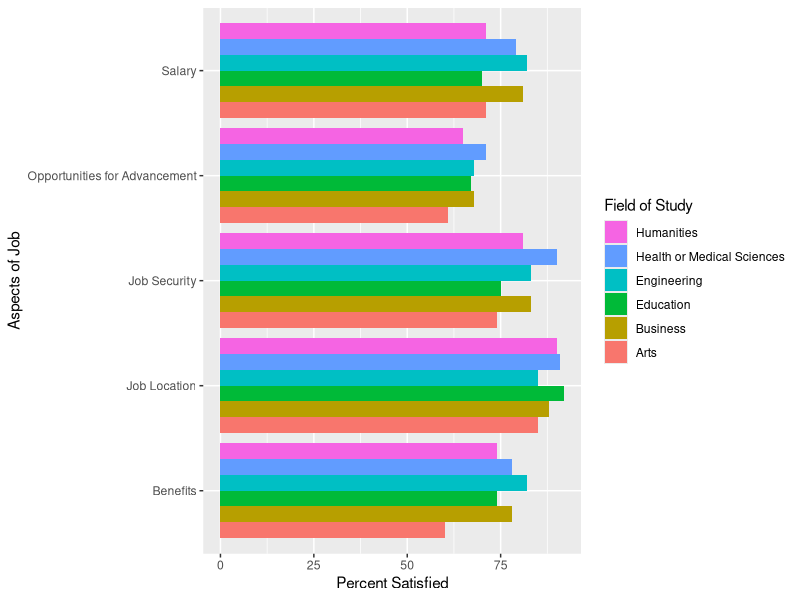
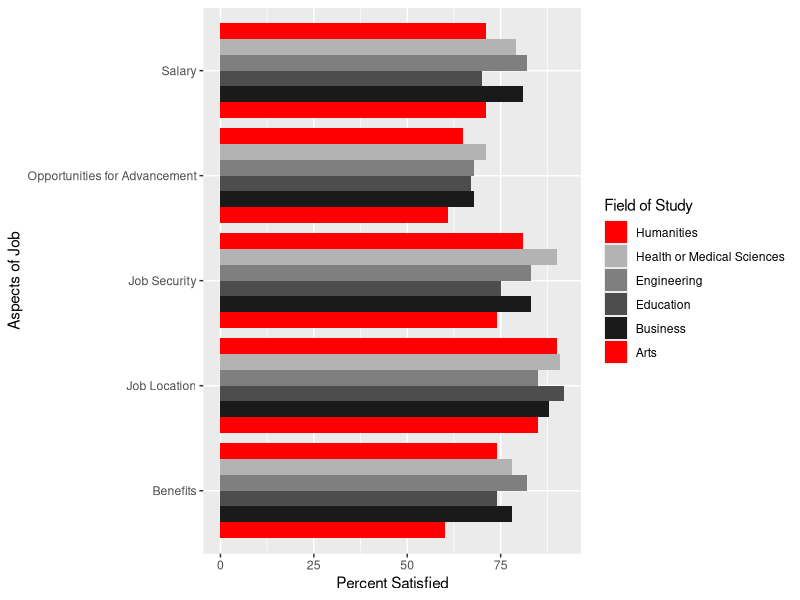
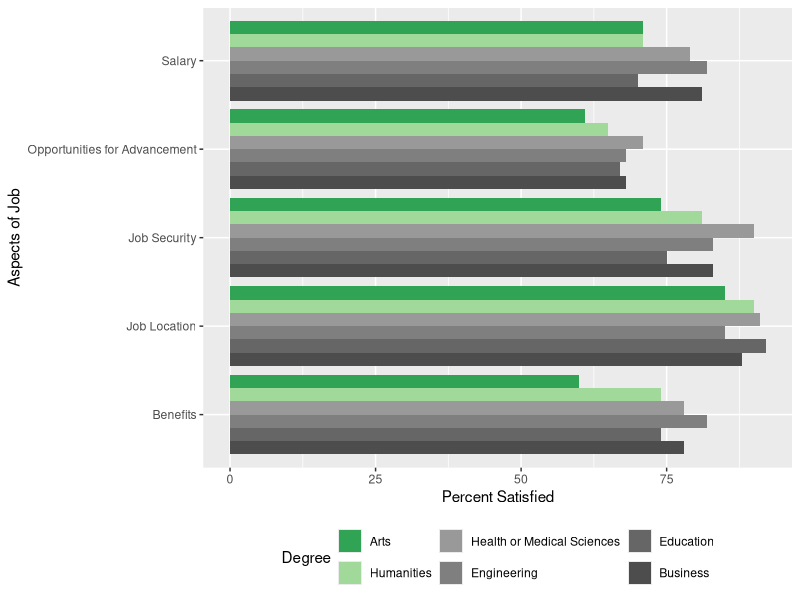
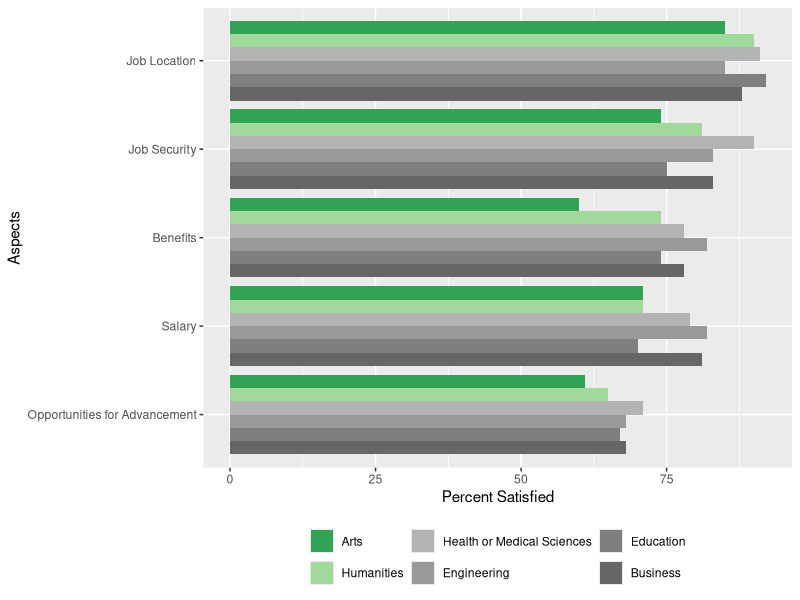
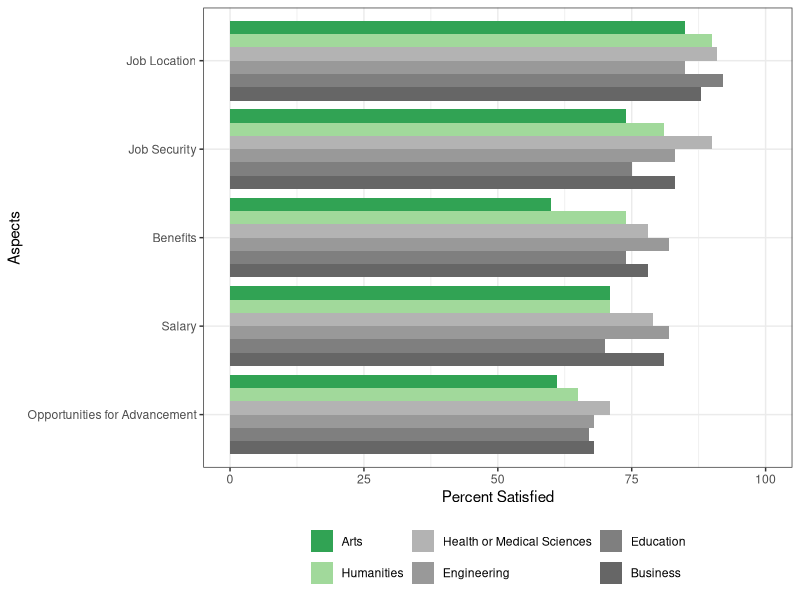
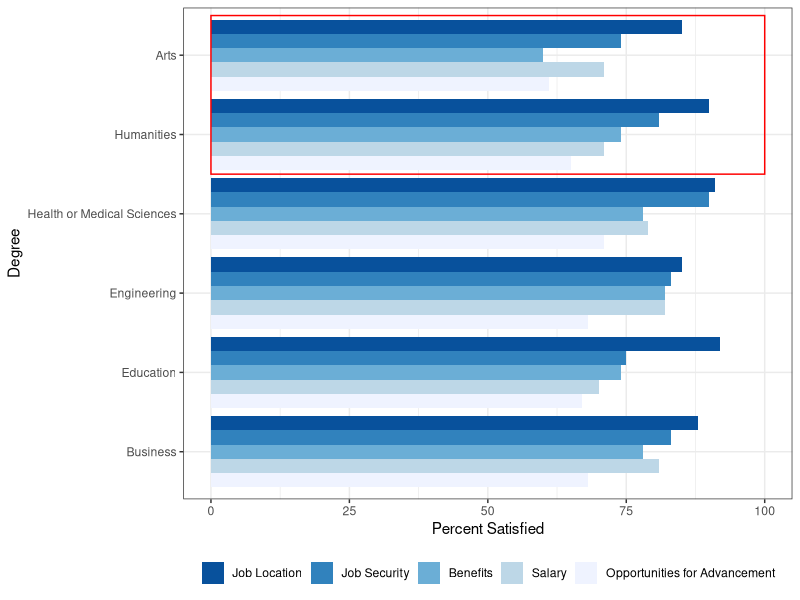
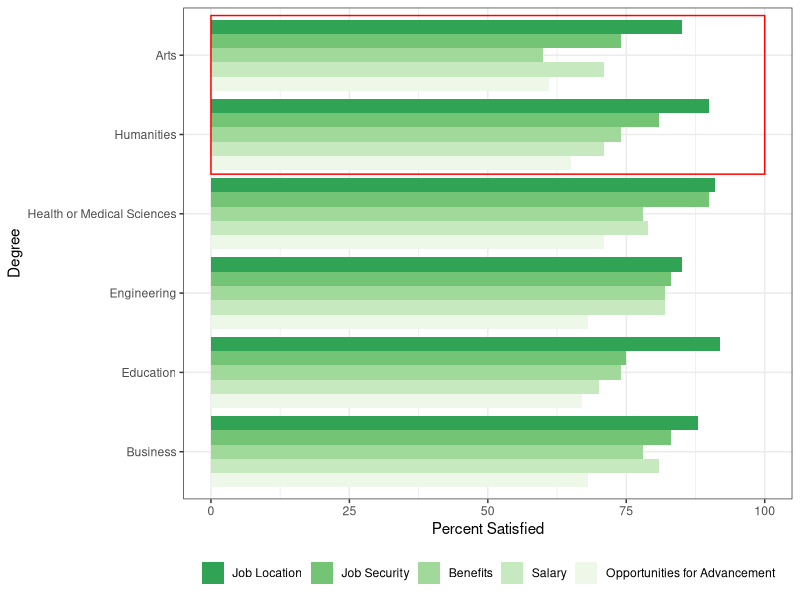

The R source for these figures, in order:
## ---- chunk 1
library(tidyverse)
## ---- chunk 2
employed_and_happy <- read_csv("employed_and_happy.csv")
employed_and_happy
## ---- chunk 3
ggplot(employed_and_happy) +
  geom_bar(aes(x = `Aspects of Job`, y = `Percent Satisfied`, fill = `Field of Study`), stat = "identity", position = "dodge") + 
  coord_flip() +
  guides(fill = guide_legend(reverse = TRUE))
## ---- chunk 4
ggplot(employed_and_happy) +
  geom_bar(aes(x = `Aspects of Job`, y = `Percent Satisfied`, fill = `Field of Study`), stat = "identity", position = "dodge") + 
  coord_flip() +
  guides(fill = guide_legend(reverse = TRUE)) +
  scale_fill_manual(values = c("red", "grey10", "grey30", "grey50", "grey70", "red"))
## ---- chunk 5
employed_and_happy_b <- employed_and_happy %>% mutate(Degree = factor(`Field of Study`, levels = c("Business", "Education", "Engineering", "Health or Medical Sciences", "Humanities", "Arts")))

employed_and_happy_b
## ---- chunk 6
ggplot(employed_and_happy_b) +
  geom_bar(aes(x = `Aspects of Job`, y = `Percent Satisfied`, fill = `Degree`), stat = "identity", position = "dodge") + 
  coord_flip() +
  guides(fill = guide_legend(reverse = TRUE)) +
  scale_fill_manual(values = c("grey30", "grey40", "grey50", "grey60", "#a1d99b", "#31a354")) +
  theme(legend.position = "bottom")
## ---- chunk 7
employed_and_happy_c <- employed_and_happy_b %>% mutate(Aspects = factor(`Aspects of Job`, levels = c("Opportunities for Advancement", "Salary", "Benefits", "Job Security", "Job Location")))
employed_and_happy_c

ggplot(employed_and_happy_c) +
  geom_bar(aes(x = `Aspects`, y = `Percent Satisfied`, fill = `Degree`), stat = "identity", position = "dodge") + 
  coord_flip() +
  guides(fill = guide_legend(reverse = TRUE)) +
  scale_fill_manual(values = c("grey40", "grey50", "grey60", "grey70", "#a1d99b", "#31a354")) +
  theme(legend.position = "bottom", legend.title = element_blank())
## ---- chunk 8
ggplot(employed_and_happy_c) +
  geom_bar(aes(x = `Aspects`, y = `Percent Satisfied`, fill = `Degree`), stat = "identity", position = "dodge") + 
  scale_y_continuous(limits = c(0,100)) +
  coord_flip() +
  guides(fill = guide_legend(reverse = TRUE)) +
  scale_fill_manual(values = c("grey40", "grey50", "grey60", "grey70", "#a1d99b", "#31a354")) +
  theme_bw() +
  theme(legend.position = "bottom", legend.title = element_blank())
## ---- chunk 9
ggplot(employed_and_happy_c) +
  geom_bar(aes(x = `Degree`, y = `Percent Satisfied`, fill = `Aspects`), stat = "identity", position = "dodge") + 
  coord_flip() +
  guides(fill = guide_legend(reverse = TRUE)) +
  theme_bw() + 
  theme(legend.position = "bottom", legend.title = element_blank()) +
  scale_fill_brewer(palette = "Blues") + 
  annotate("rect", xmin = 4.5, xmax = 6.5, ymin = 0, ymax = 100, colour = "red",  fill = "NA", alpha = 0.2)
## ---- chunk 10
ggplot(employed_and_happy_c) +
  geom_bar(aes(x = `Degree`, y = `Percent Satisfied`, fill = `Aspects`), stat = "identity", position = "dodge") + 
  coord_flip() +
  guides(fill = guide_legend(reverse = TRUE)) +
  theme_bw() + 
  theme(legend.position = "bottom", legend.title = element_blank()) +
  scale_fill_manual(values = c('#edf8e9','#c7e9c0','#a1d99b','#74c476','#31a354','#006d2c')) +
  annotate("rect", xmin = 4.5, xmax = 6.5, ymin = 0, ymax = 100, colour = "red",  fill = "NA", alpha = 0.2)
